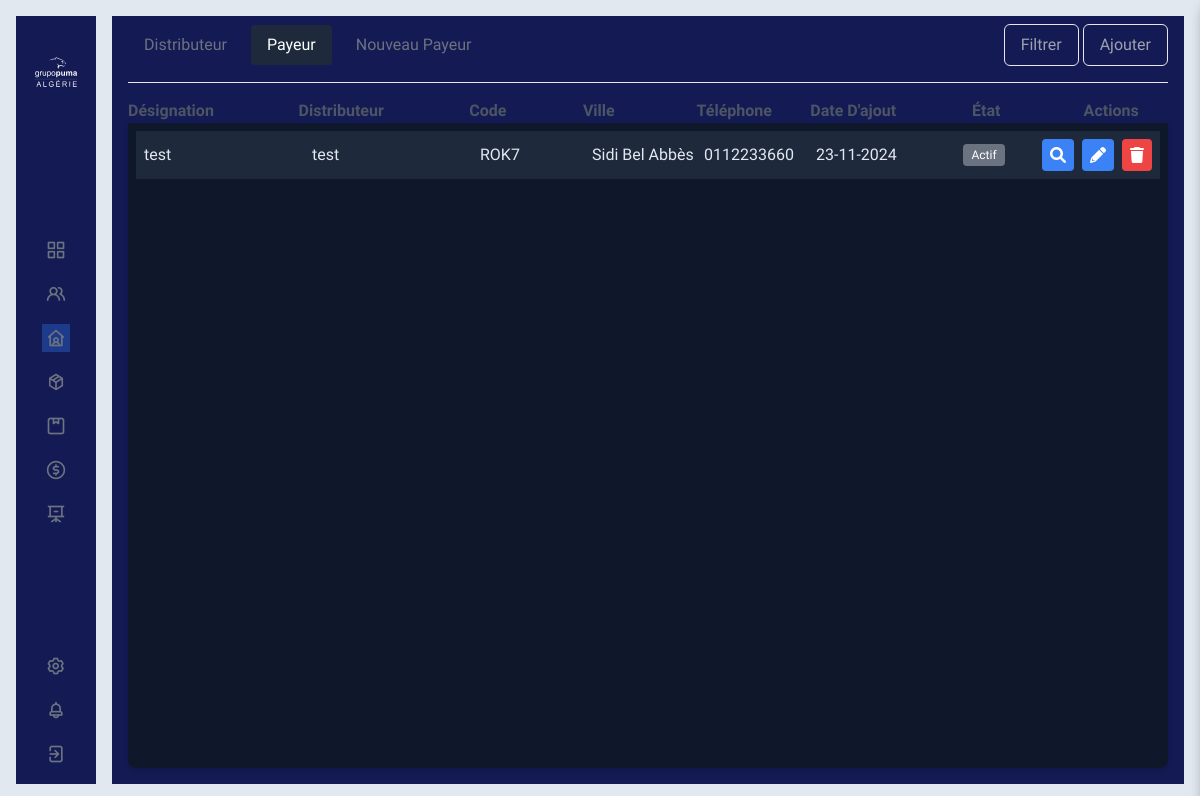
Screenshot of /distributeur/payeur (signed in) with the database file from the repository.
### Distributeur/models.py (models this page shows, shortened)
class Payeur(models.Model):
    id = models.AutoField(primary_key=True)
    distributeur = models.ForeignKey(Distributeur, on_delete=models.CASCADE)
    code = models.CharField(max_length=100, default='0000000')
    designation = models.CharField(max_length=100)
    ville = models.ForeignKey(Ville, on_delete=models.CASCADE, null=True, blank=True)
    telephone = models.CharField(max_length=200, null=True, blank=True)
    adresse = models.CharField(max_length=200, null=True, blank=True)
    active = models.BooleanField(default=True)
    nif = models.CharField(max_length=20, null=True, blank=True)
    nis = models.CharField(max_length=20, null=True, blank=True)
    art = models.CharField(max_length=20, null=True, blank=True)
    rc = models.CharField(max_length=20, null=True, blank=True)
    nif_file = models.FileField(upload_to="PayeurData", blank=True, null=True)
    nis_file = models.FileField(upload_to="PayeurData", blank=True, null=True)
    art_file = models.FileField(upload_to="PayeurData", blank=True, null=True)
    rc_file = models.FileField(upload_to="PayeurData", blank=True, null=True)
    date_ajout = models.DateTimeField(auto_now=True)
    draft = models.BooleanField(default=False)

class Distributeur(models.Model):
    id = models.AutoField(primary_key=True)
    user = models.ForeignKey(CustomUser, on_delete=models.CASCADE, unique=True)
    code = models.CharField(max_length=100, default='0000000', blank=True, null=True)
    designation = models.CharField(max_length=100, blank=True, null=True)
    ville = models.ForeignKey(Ville, on_delete=models.CASCADE, blank=True, null=True)
    adresse = models.CharField(max_length=255, blank=True, null=True)
    nif = models.CharField(max_length=20, blank=True, null=True)
    nis = models.CharField(max_length=20, blank=True, null=True)
    art = models.CharField(max_length=20, blank=True, null=True)
    rc = models.CharField(max_length=20, blank=True, null=True)
    plafonnement = models.FloatField(default=1000000, blank=True, null=True)
    bloquer = models.BooleanField(default=False)
    echeance_jour = models.IntegerField(default=0, blank=True, null=True)
    ristourn_a = models.FloatField(default=0)
    ristourn_na = models.FloatField(default=0)
    objectif_a = models.FloatField(default=0)
    objectif_m = models.FloatField(default=0)
    def __str__(self):
        return self.designation

### Session/models.py (models this page shows)
class Ville(models.Model):
    id = models.AutoField(primary_key=True)
    designation = models.CharField(max_length=80)
    region = models.CharField(max_length=6, choices=Typeregion, default='EST', blank=True, null=True)
    def __str__(self):
        return self.designation

### Distributeur/views.py (the view)
# urls.py: path('payeur', PayView, name='payeur'),
@login_required
def PayView(request):
    if(request.user.type == "Distributeur"):
        pass
    else:
        listmodules  = list(
            set(request.user.user_permissions.values_list('content_type_id', flat=True))
        )
        if (11 in listmodules):
            listeauth = list(
                set(
                    Permission.objects.filter(user=request.user, content_type=11).values_list('id', flat=True)
                )
            )
            dist_list = Payeur.objects.filter(draft=False)
            ville_list = Ville.objects.all()
            users_select = Distributeur.objects.all().order_by('id')
            return render(request, "Pumal/Payeur.html",
                          {
                              'dist_list': dist_list,
                              'ville_list': ville_list,
                              'users_select': users_select,
                              'listeauth': listeauth,
                              "listmodules": listmodules
                          })
        else:
            return render(request,"access.html", {"listmodules": listmodules})

### templates/Pumal/Payeur.html (shortened to what this page needs)
{% extends "baseNew.html" %}
{% load static %}
{% block content %}
    <div class="w-full h-full backprimer px-4 pb-4 flex flex-col">
        <div class="flex justify-between items-center pt-4 mb-4" style="margin-top: -8px">
            <div class="flex gap-2">
                <div>
                    <a href="{% url 'distributeur' %}"
                       class="block px-4 py-2 hoverprimer rounded">Distributeur</a>
                </div>
                <div>
                    <a href="{% url 'payeur' %}" class="block px-4 py-2 actualprimer rounded">Payeur</a>
                </div>
                <div>
                    <a href="{% url 'payeurdraft' %}" class="block px-4 py-2 hoverprimer rounded">Nouveau Payeur</a>
                </div>
            </div>
            <div>
                <button id="filterButton" class="btn capitalize backprimer px-4 py-2 border border-slate-300 text-gray-400
                    hover:bg-blue-900 hover:border-slate-400 rounded-md">Filtrer
                </button>
                {% if 41 in listeauth %}
                    <button id="addButton" class="btn capitalize backprimer px-4 py-2 border border-slate-300 text-gray-400
                        hover:bg-blue-900 hover:border-slate-400 rounded-md">Ajouter
                    </button>
                {% else %}
                    <button class="btn capitalize bg-gray-500 text-white px-4 py-2 border rounded-md cursor-not-allowed">
                        Ajouter
                    </button>
                {% endif %}
            </div>
        </div>
        <hr/>
        <div class="pt-4">
            <div class="flex items-center justify-between text-gray-600 font-semibold">
                <div class="w-1/4 capitalize">Désignation</div>
                <div class="w-1/4 capitalize">Distributeur</div>
                <div class="w-1/6 capitalize">Code</div>
                <div class="w-1/6 capitalize">Ville</div>
                <div class="w-1/6 capitalize">Téléphone</div>
                <div class="w-1/6 capitalize">Date d'ajout</div>
                <div class="w-1/6 capitalize pl-12">état</div>
                <div class="w-1/6 capitalize text-center">Actions</div>
            </div>
        </div>
        <div class="flex-grow shadow-md rounded-b-lg backslateprime p-2 overflow-y-auto">
            {% for elem in dist_list %}
                <div class="flex items-center justify-between p-2 backslateslite flex-none mb-2 ">
                    <div class="textslate w-1/4">{{ elem.designation }}</div>
                    <div class="textslate w-1/4">{{ elem.distributeur }}</div>
                    <div class="textslate w-1/6">{{ elem.code }}</div>
                    <div class="textslate w-1/6">{{ elem.ville }}</div>
                    <div class="textslate w-1/6">{{ elem.telephone }}</div>
                    <div class="textslate w-1/6">{{ elem.date_ajout|date:'d-m-Y' }}</div>
                    <div class="w-1/6 text-center">
                    <span class="bg-gray-500 text-white text-xs px-2 py-1 rounded">{% if elem.bloque %}
                        Bloqué {% else %} Actif {% endif %}</span>
                    </div>
                    <div class="flex space-x-2 w-1/6 justify-end">
                        {% if 44 in listeauth %}
                            <button id="viewButton" class="viewButton bg-blue-500 text-white p-2 rounded viewelem_{{ elem.id }}">
                                <i class="fas fa-search"
                                   onclick="newdatauserview({{ elem.id }}, {{ elem.distributeur.id }}, '{{ elem.code|escapejs }}', '{{ elem.designation|escapejs }}', {{ elem.ville.id }},
                                           '{{ elem.telephone|escapejs }}', '{{ elem.adresse|escapejs }}', '{{ elem.nif|escapejs }}', '{{ elem.nis|escapejs }}', '{{ elem.art|escapejs }}',
                                           '{{ elem.rc|escapejs }}', '{{ elem.active|escapejs }}', '{{ elem.nif_file|escapejs }}', '{{ elem.nis_file|escapejs }}', '{{ elem.art_file|escapejs }}',
                                           '{{ elem.rc_file|escapejs }}')">
                                </i>
                            </button>
                        {% else %}
                            <button class="cursor-not-allowed bg-gray-500 text-white p-2 rounded">
                                <i class="fas fa-search"></i>
                            </button>
                        {% endif %}
                        {% if 42 in listeauth %}
                            <button id="editButton" class="editButton bg-blue-500 text-white p-2 rounded">
                                <i class="fas fa-pencil-alt"
                                   onclick="newdatauser({{ elem.id }}, {{ elem.distributeur.id }}, '{{ elem.code|escapejs }}', '{{ elem.designation|escapejs }}', {{ elem.ville.id }},
                                           '{{ elem.telephone|escapejs }}', '{{ elem.adresse|escapejs }}', '{{ elem.nif|escapejs }}', '{{ elem.nis|escapejs }}', '{{ elem.art|escapejs }}',
                                           '{{ elem.rc|escapejs }}', '{{ elem.active|escapejs }}', '{{ elem.nif_file|escapejs }}', '{{ elem.nis_file|escapejs }}', '{{ elem.art_file|escapejs }}',
                                           '{{ elem.rc_file|escapejs }}')">
                                </i>
                            </button>
                        {% else %}
                            <button class="cursor-not-allowed bg-gray-500 text-white p-2 rounded">
                                <i class="fas fa-pencil-alt"></i>
                            </button>
                        {% endif %}
                        {% if 43 in listeauth %}
                            <button class="bg-red-500 text-white p-2 rounded delete-btn"
                                    data-identifiant="{{ elem.id }}"><i class="fas fa-trash"></i></button>
                        {% else %}
                            <button class="cursor-not-allowed bg-gray-500 text-white p-2 rounded"><i
                                    class="fas fa-trash"></i></button>
                        {% endif %}
                    </div>
                </div>
            {% endfor %}
        </div>
    </div>
{% endblock %}

### rows the page displays
Payeur: designation "test", distributeur "test", code "ROK7", ville "Sidi Bel Abbès", telephone "0112233660", date_ajout "23-11-2024"
